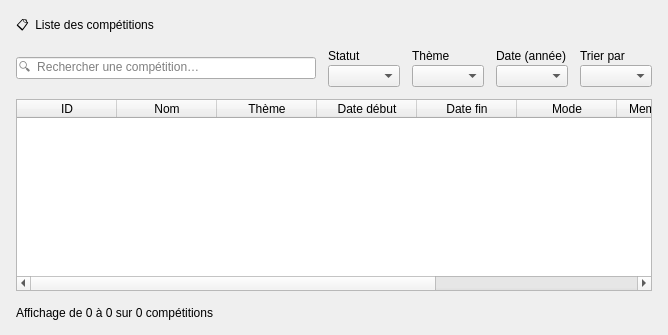
                       <widget class="QFrame" name="cardList">
                        <property name="card" stdset="0">
                         <bool>true</bool>
                        </property>
                        <layout class="QVBoxLayout" name="listLayout" stretch="0,0,1,0">
                         <property name="spacing">
                          <number>12</number>
                         </property>
                         <property name="leftMargin">
                          <number>16</number>
                         </property>
                         <property name="topMargin">
                          <number>16</number>
                         </property>
                         <property name="rightMargin">
                          <number>16</number>
                         </property>
                         <property name="bottomMargin">
                          <number>12</number>
                         </property>
                         <item>
                          <widget class="QLabel" name="lblList">
                           <property name="role" stdset="0">
                            <string notr="true">cardTitle</string>
                           </property>
                           <property name="text">
                            <string>📋  Liste des compétitions</string>
                           </property>
                          </widget>
                         </item>
                         <item>
                          <layout class="QHBoxLayout" name="filterLayout" stretch="2,1,1,1">
                           <property name="spacing">
                            <number>12</number>
                           </property>
                           <item>
                            <widget class="QLineEdit" name="search">
                             <property name="minimumSize">
                              <size>
                               <width>300</width>
                               <height>0</height>
                              </size>
                             </property>
                             <property name="placeholderText">
                              <string>🔍  Rechercher une compétition…</string>
                             </property>
                            </widget>
                           </item>
                           <item>
                            <layout class="QVBoxLayout" name="fStatutLayout">
                             <property name="spacing">
                              <number>2</number>
                             </property>
                             <item>
                              <widget class="QLabel" name="fStatutLabel">
                               <property name="role" stdset="0">
                                <string notr="true">filterLabel</string>
                               </property>
                               <property name="text">
                                <string>Statut</string>
                               </property>
                              </widget>
                             </item>
                             <item>
                              <widget class="QComboBox" name="fStatut" />
                             </item>
                            </layout>
                           </item>
                           <item>
                            <layout class="QVBoxLayout" name="fThemeLayout">
                             <property name="spacing">
                              <number>2</number>
                             </property>
                             <item>
                              <widget class="QLabel" name="fThemeLabel">
                               <property name="role" stdset="0">
                                <string notr="true">filterLabel</string>
                               </property>
                               <property name="text">
                                <string>Thème</string>
                               </property>
                              </widget>
                             </item>
                             <item>
                              <widget class="QComboBox" name="fTheme" />
                             </item>
                            </layout>
                           </item>
                           <item>
                            <layout class="QVBoxLayout" name="fDateLayout">
                             <property name="spacing">
                              <number>2</number>
                             </property>
                             <item>
                              <widget class="QLabel" name="fDateLabel">
                               <property name="role" stdset="0">
                                <string notr="true">filterLabel</string>
                               </property>
                               <property name="text">
                                <string>Date (année)</string>
                               </property>
                              </widget>
                             </item>
                             <item>
                              <widget class="QComboBox" name="fDate" />
                             </item>
                            </layout>
                           </item>
                           <item>
                            <layout class="QVBoxLayout" name="fSortLayout">
                             <property name="spacing">
                              <number>2</number>
                             </property>
                             <item>
                              <widget class="QLabel" name="fSortLabel">
                               <property name="role" stdset="0">
                                <string notr="true">filterLabel</string>
                               </property>
                               <property name="text">
                                <string>Trier par</string>
                               </property>
                              </widget>
                             </item>
                             <item>
                              <widget class="QComboBox" name="fSort" />
                             </item>
                            </layout>
                           </item>
                          </layout>
                         </item>
                         <item>
                          <widget class="QTableWidget" name="table">
                           <property name="editTriggers">
                            <set>QAbstractItemView::NoEditTriggers</set>
                           </property>
                           <property name="selectionMode">
                            <enum>QAbstractItemView::SingleSelection</enum>
                           </property>
                           <property name="selectionBehavior">
                            <enum>QAbstractItemView::SelectRows</enum>
                           </property>
                           <property name="showGrid">
                            <bool>false</bool>
                           </property>
                           <attribute name="verticalHeaderVisible">
                            <bool>false</bool>
                           </attribute>
                           <attribute name="verticalHeaderDefaultSectionSize">
                            <number>50</number>
                           </attribute>
                           <column>
                            <property name="text">
                             <string>ID</string>
                            </property>
                           </column>
                           <column>
                            <property name="text">
                             <string>Nom</string>
                            </property>
                           </column>
                           <column>
                            <property name="text">
                             <string>Thème</string>
                            </property>
                           </column>
                           <column>
                            <property name="text">
                             <string>Date début</string>
                            </property>
                           </column>
                           <column>
                            <property name="text">
                             <string>Date fin</string>
                            </property>
                           </column>
                           <column>
                            <property name="text">
                             <string>Mode</string>
                            </property>
                           </column>
                           <column>
                            <property name="text">
                             <string>Membres max</string>
                            </property>
                           </column>
                           <column>
                            <property name="text">
                             <string>Statut</string>
                            </property>
                           </column>
                           <column>
                            <property name="text">
                             <string>Actions</string>
                            </property>
                           </column>
                          </widget>
                         </item>
                         <item>
                          <layout class="QHBoxLayout" name="listBottomLayout">
                           <item>
                            <widget class="QLabel" name="footer">
                             <property name="text">
                              <string>Affichage de 0 à 0 sur 0 compétitions</string>
                             </property>
                            </widget>
                           </item>
                           <item>
                            <spacer name="listBottomSpacer">
                             <property name="orientation">
                              <enum>Qt::Horizontal</enum>
                             </property>
                             <property name="sizeHint" stdset="0">
                              <size>
                               <width>40</width>
                               <height>20</height>
                              </size>
                             </property>
                            </spacer>
                           </item>
                           <item>
                            <widget class="QWidget" name="pagerBox">
                             <layout class="QHBoxLayout" name="pagerLayout">
                              <property name="spacing">
                               <number>6</number>
                              </property>
                              <property name="leftMargin">
                               <number>0</number>
                              </property>
                              <property name="topMargin">
                               <number>0</number>
                              </property>
                              <property name="rightMargin">
                               <number>0</number>
                              </property>
                              <property name="bottomMargin">
                               <number>0</number>
                              </property>
                             </layout>
                            </widget>
                           </item>
                          </layout>
                         </item>
                        </layout>
                       </widget>
